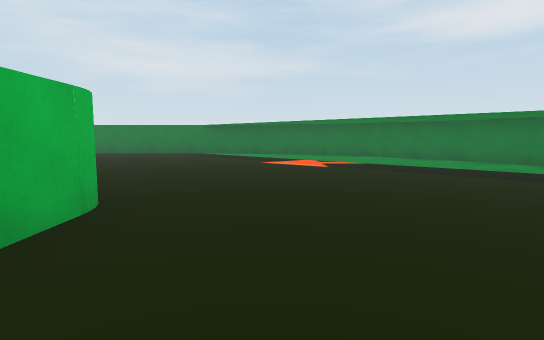
View 1 (above)

20 first-person views from a walk through a scene from a Unity 3-D project. The camera is 0.62 m above the floor, tilts 6° down and sees 80° across. The floor is counted in squares, 1 m on a side. Each view is taken from the middle of a square. On the plan, view 1 faces up. The plan holds only what a view shows up to about 10 squares ahead; the rest is blank. The place goes on beyond the plan. The player is left out.

View 2
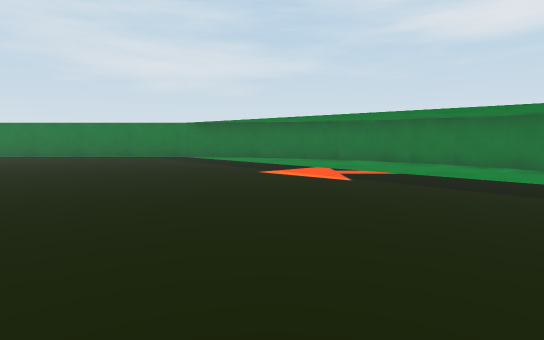

View 3
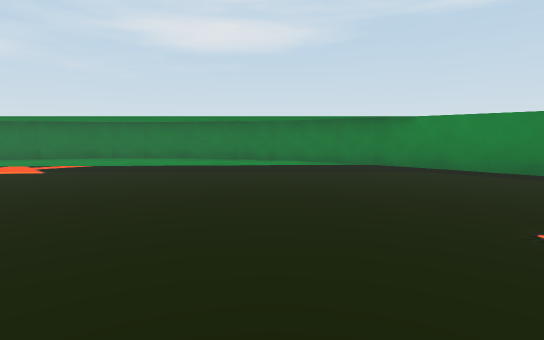

View 4
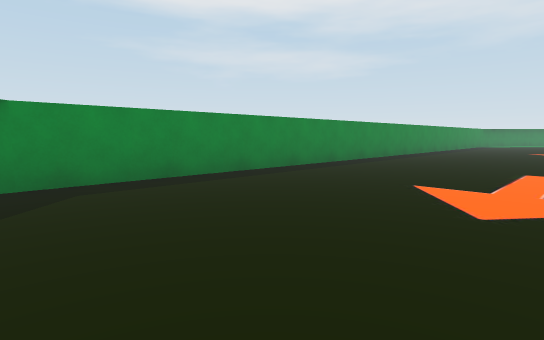

View 5
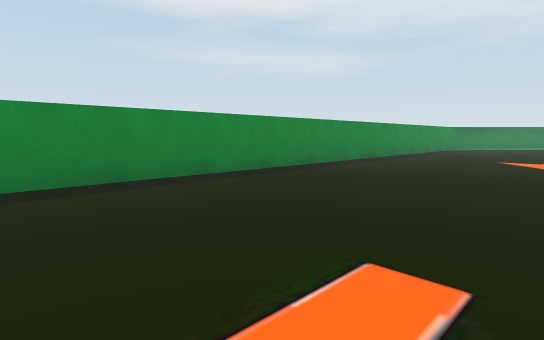

View 6
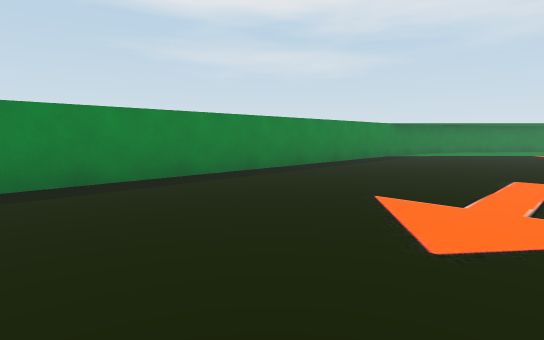

View 7
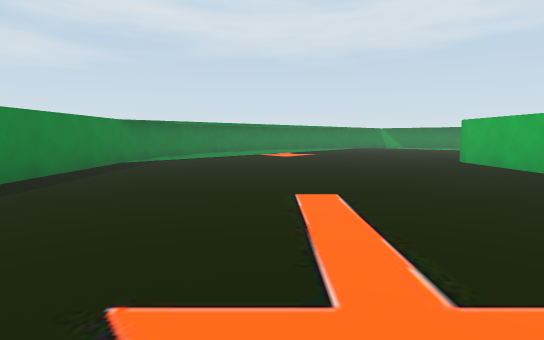

View 8
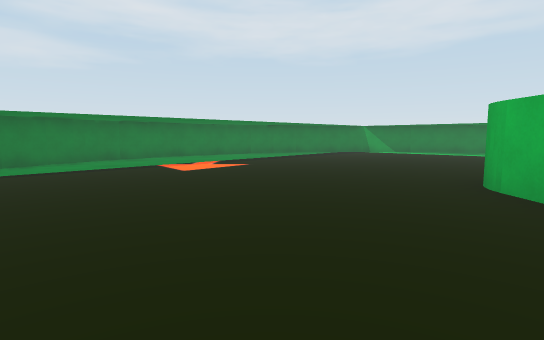

View 9
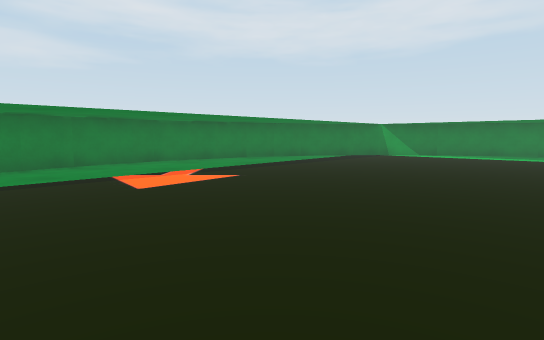

View 10
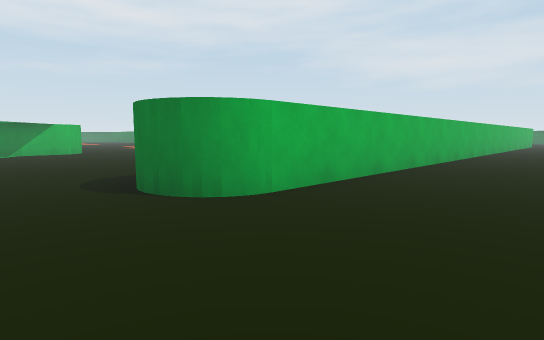

View 11
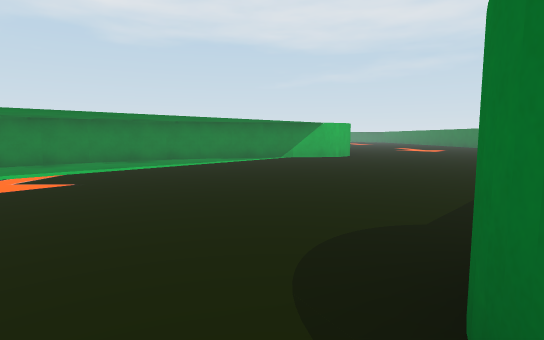

View 12
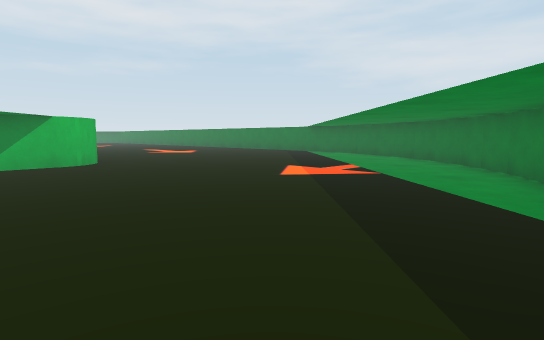

View 13
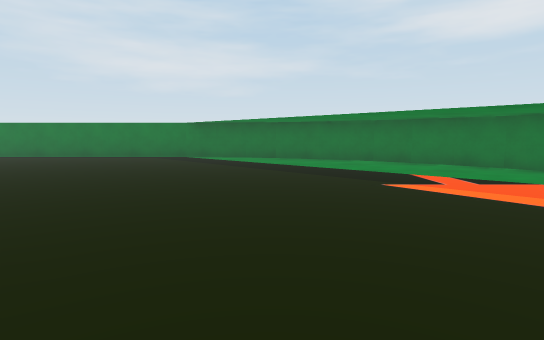

View 14
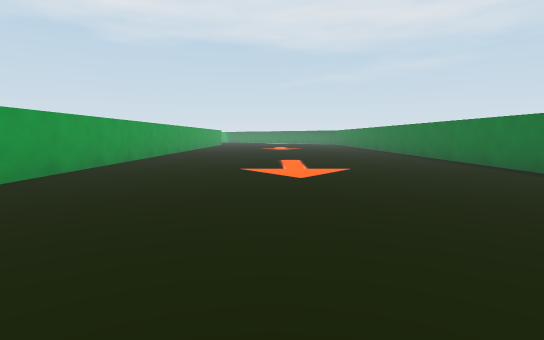

View 15
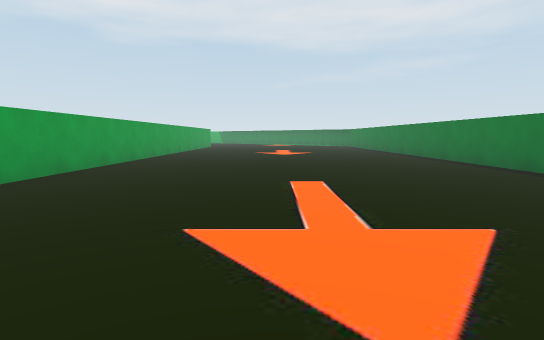

View 16
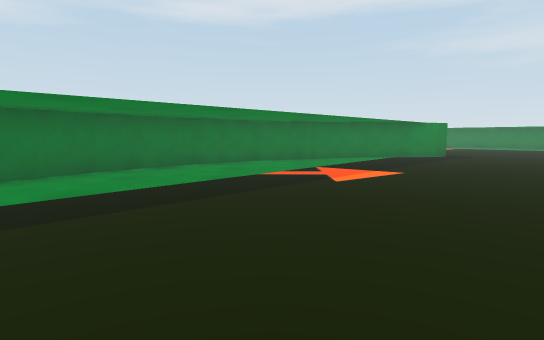

View 17
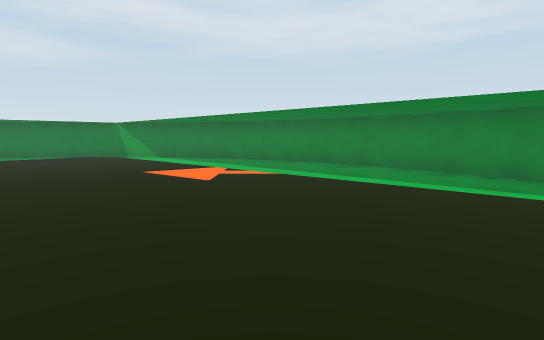

View 18
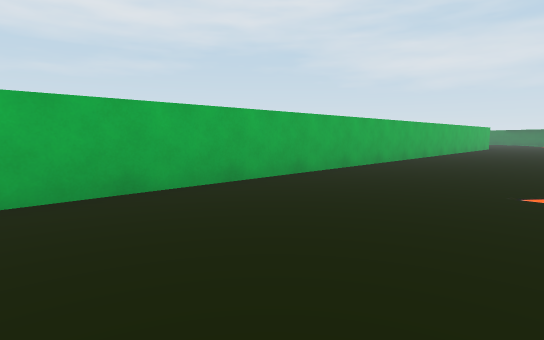

View 19
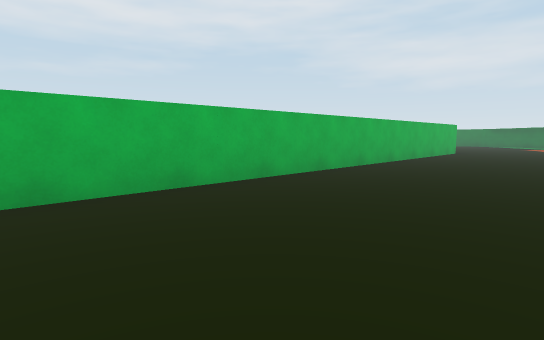

View 20
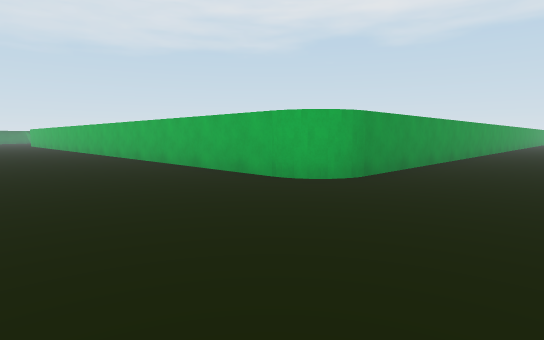

### Floor plan
Points are (right, up) in squares from view 1. A wall is a line through its corners. A room is listed if a view was taken in it or the views show most of it. See-through windows are left out.
Room 1 (views 1, 2, 3, 4, 5, 6, 7, 8, 9, 10, 11, 12, 13, 14, 15, 16, 17, 18, 19, 20)
walls: (-8.2, -9.6) (-9.1, -9.2); (-7.4, -10.1) (-8.3, -9.6); (-9, -9.2) (-9.9, -8.9); (-6.8, -10.6) (-7.6, -10); (-9.8, -8.9) (-10.8, -8.7) (-11.6, -8.5); (-6.1, -11.2) (-6.8, -10.5); (-5.5, -11.8) (-6.2, -11.1); (-11.5, -8.5) (-22.5, -8.5); (-5, -12.6) (-5.6, -11.8); (-4.6, -13.3) (-5.1, -12.4); (-4.2, -14.1) (-4.6, -13.2); (-3.6, -15.9) (-3.9, -14.9) (-4.2, -14); (-11.5, -17.3) (-11.4, -18.4); (-11.6, -17.3) (-11.3, -19.3); (-3.5, -17.7) (-3.5, -16.6); (-3.4, -17.7) (-3.7, -15.7); (-11.3, -19.2) (-11.1, -20.2); (-11.1, -20) (-10.8, -21); (-10.9, -20.9) (-10.4, -21.8); (-10.5, -21.6) (-10, -22.5); (-10.1, -22.4) (-9.5, -23.2) (-8.8, -23.9); (-9.8, 3.5) (-2.4, 3.5); (-8.9, -23.8) (-8.2, -24.5) (-7.5, -25); (-1.5, 2.6) (-1.5, -17.6); (-7.6, -24.9) (-6.7, -25.5); (-6.8, -25.4) (-5.9, -25.9); (-22.5, -16.5) (-14.1, -16.5); (-6, -25.8) (-5.1, -26.1); (6.5, -18.5) (6.5, 3.5); (6.3, -19.3) (6.5, -18.3); (6.1, -20.1) (6.3, -19.2); (5.8, -21) (6.1, -20); (5.4, -21.8) (5.8, -20.9); (4.9, -22.5) (5.5, -21.7); (0.1, -26.1) (1, -25.8); (0.8, -25.9) (1.7, -25.4); (4.4, -23.3) (5, -22.5); (3.8, -23.9) (4.5, -23.1); (2.4, -25) (3.2, -24.4); (1.7, -25.5) (2.5, -25); (3.2, -24.5) (3.9, -23.8); (6.5, 3.3) (6.3, 4.3); (6.3, 4.2) (6.1, 5.1) (5.8, 5.9); (5.9, 5.9) (5.4, 6.8); (5.5, 6.7) (4.9, 7.6); (5, 7.5) (4.4, 8.3); (4.5, 8.1) (3.9, 8.9); (3.9, 8.8) (3.2, 9.5); (3.2, 9.4) (2.4, 10); (-1.5, 11.5) (-8, 11.5); (-0.7, 11.3) (-1.7, 11.5); (0.9, 10.8) (0.1, 11.1); (2.6, 10) (1.7, 10.5); (0.2, 11.1) (-0.8, 11.3); (1.9, 10.4) (1, 10.8)

Where each view was taken, in squares from view 1:
view 1: 0 up, 0 right, facing up
view 2: 2 up, 0 right, facing up
view 3: 0 up, 0 right, facing up-right
view 4: 3 up, 2 right, facing down-right
view 5: 2 down, 2 right, facing down-right
view 6: 8 down, 2 right, facing down-right
view 7: 10 down, 3 right, facing down
view 8: 14 down, 1 right, facing down
view 9: 16 down, 1 right, facing down
view 10: 20 down, 1 right, facing up-left
view 11: 19 down, 2 left, facing left
view 12: 19 down, 4 left, facing up-left
view 13: 18 down, 10 left, facing up
view 14: 13 down, 10 left, facing left
view 15: 13 down, 14 left, facing left
view 16: 13 down, 13 left, facing right
view 17: 17 down, 7 left, facing down
view 18: 15 down, 2 right, facing up-left
view 19: 10 down, 2 right, facing up-left
view 20: 6 up, 2 right, facing down-left
